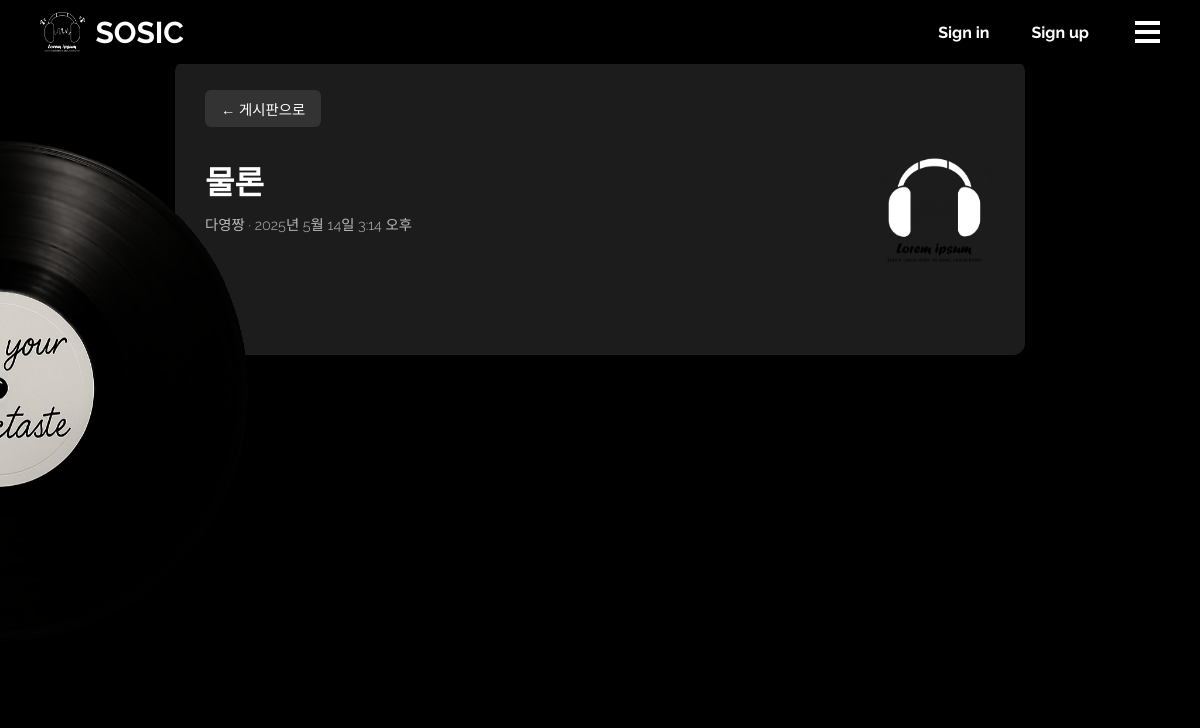
Page /board/4/ on the committed database.
### board/models.py (models this page shows, shortened)
class Post(models.Model):
    user = models.ForeignKey(User, on_delete=models.CASCADE)
    title = models.CharField(max_length=100)
    description = models.TextField()
    thumbnail = models.ImageField(
        upload_to='thumbnails/',
        blank=True,
        null=True,
        default='thumbnails/default.png'
    )
    created_at = models.DateTimeField(auto_now_add=True)
    @property
    def like_count(self):  # ✅ post_likes는 PostLike의 related_name
        return self.post_likes.count()
    like_count.fget.short_description = '좋아요 수'  # ✅ admin list_display용

### accounts/models.py (models this page shows, shortened)
class CustomUser(AbstractUser):
    nickname = models.CharField(max_length=50, unique=True, blank=True, null=True)
    birthday = models.DateField(null=True, blank=True)
    phone_number = models.CharField(max_length=15, blank=True, null=True)
    profile_picture = models.CharField(
        max_length=100,
        choices=[
            ('profile1.png', '프로필1'),
            ('profile2.png', '프로필2'),
            ('profile3.png', '프로필3'),
            ('profile4.png', '프로필4'),
            ('profile5.png', '프로필5'),
        ],
        default='profile1.png'
    )

### board/views.py (the view)
# urls.py: path('<int:pk>/', views.post_detail, name='post_detail'),  # ✅ 상세페이지 URL
def post_detail(request, pk):
    post = get_object_or_404(Post, pk=pk)
    liked = False
    if request.user.is_authenticated:
        liked = PostLike.objects.filter(post=post, user=request.user).exists()
    return render(request, 'post_detail.html', {
        'post': post,
        'liked': liked,  # ✅ 템플릿에서 사용
    })

### board/templates/post_detail.html (shortened to what this page needs)
{% extends 'base.html' %}
{% load static %}
{% block extra_head %}
  <link rel="stylesheet" href="{% static 'css/main.css' %}">
  <link rel="stylesheet" href="{% static 'css/post_detail.css' %}">
{% endblock %}
{% block content %}
<div class="post-detail-container">
  <div class="post-detail-actions">
    <a href="{% url 'post_list' %}" class="btn-back">← 게시판으로</a>
  </div>
  <div class="post-header">
    <div class="title-area">
      <h1 class="post-title">{{ post.title }}</h1>
      <p class="post-meta">
        {{ post.user.nickname }} · {{ post.created_at|date:"Y년 n월 j일 g:i A" }}
      </p>
    </div>
    {% if post.thumbnail %}
      <img src="{{ post.thumbnail.url }}" alt="썸네일" class="post-thumbnail">
    {% endif %}
  </div>
  <div class="post-body">
    <p class="post-description">{{ post.description }}</p>
  </div>
</div>
{% endblock %}

### main/static/css/main.css (style rules this page uses)
* { margin: 0; padding: 0; box-sizing: border-box; }
html, body { height: 100%; font-family: "Raleway", sans-serif; font-optical-sizing: auto; font-weight: 300; font-style: normal; overflow-y: scroll; scroll-snap-type: y mandatory; }

### board/static/css/post_detail.css (style rules this page uses)
.post-detail-container { max-width: 850px; margin: 60px auto; padding: 30px; background-color: #1c1c1c; color: white; border-radius: 12px; }
.post-detail-actions { display: flex; justify-content: space-between; margin-bottom: 30px; }
.btn-back, .btn-write { padding: 8px 16px; color: white; background: #333; border: none; border-radius: 6px; text-decoration: none; font-size: 0.9rem; }
.post-header { display: flex; justify-content: space-between; align-items: flex-start; gap: 20px; }
.title-area { flex: 1; }
.post-title { font-size: 2rem; margin-bottom: 10px; }
.post-meta { color: #bbb; font-size: 0.9rem; }
.post-thumbnail { width: 120px; height: auto; border-radius: 8px; object-fit: cover; }
.post-body { margin-top: 30px; }
.post-description { white-space: pre-line; line-height: 1.8; font-size: 1.1rem; color: #eee; }

### rows in the picture
Post: title "물론", user.nickname "다영짱", created_at "2025년 5월 14일 3:14 오후", thumbnail (placeholder picture)
